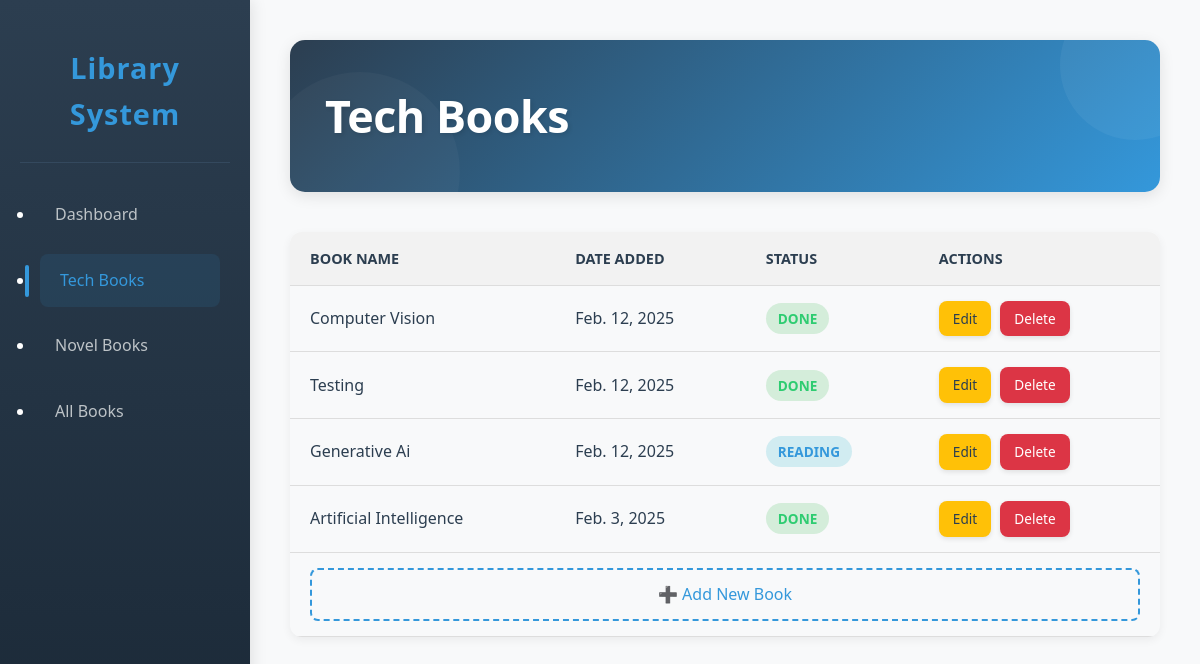
Page /tech/ on the committed database.
### library/models.py (models this page shows, shortened)
class Book(models.Model):
    STATUS_CHOICES = [
        ('reading', 'Reading'),
        ('completed', 'Done'),
        ('not-started', 'Not Started'),
    ]
    BOOK_TYPE_CHOICES = [
        ('TECH', 'Tech Book'),
        ('NOVEL', 'Novel Book'),
    ]
    name = models.CharField(max_length=255)
    date_added = models.DateField()
    status = models.CharField(max_length=20, choices=STATUS_CHOICES, default='not-started')
    book_type = models.CharField(max_length=10, choices=BOOK_TYPE_CHOICES)

### library/views.py (the view)
# urls.py: path('tech/', views.tech_books, name='tech_books'),
def tech_books(request):
    books = Book.objects.filter(book_type='TECH')
    return render(request, 'tech_books.html', {'books': books})

### templates/tech_books.html (shortened to what this page needs)
{% load static %}
<!DOCTYPE html>
<html lang="en">
<head>
  <link rel="stylesheet" href="{% static 'style.css' %}">
</head>
<body>
  <nav class="sidebar">
    <div class="logo">
      <h2>Library System</h2>
    </div>
    <ul class="nav-links">
      <li><a href="{% url 'home' %}">Dashboard</a></li>
      <li class="active"><a href="{% url 'tech_books' %}">Tech Books</a></li>
      <li><a href="{% url 'novel_books' %}">Novel Books</a></li>
      <li><a href="{% url 'show_books' %}">All Books</a></li>
    </ul>
  </nav>
  <main class="main-content">
    <header class="top-bar">
      <h1>Tech Books</h1>
    </header>
    <div class="tech-book-table">
      <table>
        <thead>
          <tr>
            <th>Book Name</th>
            <th>Date Added</th>
            <th>Status</th>
            <th>Actions</th>
          </tr>
        </thead>
        <tbody>
          {% for book in books %}
          <tr>
            <td>{{ book.name }}</td>
            <td>{{ book.date_added }}</td>
            <td>
              <span class="status-badge {{ book.status }}">
                {{ book.get_status_display }}
              </span>
            </td>
            <td>
              <a href="{% url 'edit_book' book.id %}" class="btn-edit">Edit</a>
              <a href="{% url 'delete_book' book.id %}" class="btn-delete">Delete</a>
            </td>
          </tr>
          {% endfor %}
          <tr class="add-book-row">
            <td colspan="4" style="text-align: center;">
              <a href="{% url 'add_tech_book' %}" class="add-book-btn">➕ Add New Book</a>
            </td>
          </tr>
        </tbody>
      </table>
    </div>
  </main>
</body>
</html>

### static/style.css (style rules this page uses)
* { margin: 0; padding: 0; box-sizing: border-box; }
body { font-family: 'Segoe UI', Tahoma, Geneva, Verdana, sans-serif; background-color: #f8f9fa; display: flex; min-height: 100vh; color: #2c3e50; line-height: 1.6; }
.sidebar { width: 250px; background: linear-gradient(180deg, #2c3e50, #1a2836); color: white; padding: 20px; position: fixed; height: 100vh; box-shadow: 2px 0 15px rgba(0,0,0,0.1); }
.logo { padding: 25px 0; text-align: center; border-bottom: 1px solid #34495e; margin-bottom: 25px; }
.logo h2 { color: #3498db; font-weight: 700; font-size: 1.8rem; letter-spacing: 1px; }
.nav-links { padding: 0 15px; }
.nav-links li { margin-bottom: 12px; position: relative; }
.nav-links a { color: #bdc3c7; text-decoration: none; padding: 14px 20px; display: block; border-radius: 8px; transition: all 0.3s cubic-bezier(0.4, 0, 0.2, 1); font-weight: 500; font-size: 1rem; }
.nav-links li.active a, .nav-links a:hover { background: rgba(52, 152, 219, 0.1); color: #3498db; transform: translateX(5px); }
.nav-links li.active a::before { content: ''; position: absolute; left: -15px; top: 50%; transform: translateY(-50%); width: 4px; height: 60%; background: #3498db; border-radius: 2px; }
.main-content { flex: 1; margin-left: 250px; padding: 40px; background-color: #f8f9fa; }
.top-bar { background: linear-gradient(135deg, #2c3e50, #3498db); padding: 40px 35px; border-radius: 15px; box-shadow: 0 4px 15px rgba(0,0,0,0.1); margin-bottom: 40px; color: white; position: relative; overflow: hidden; }
.top-bar::before { content: ''; position: absolute; top: -50px; right: -50px; width: 150px; height: 150px; background: rgba(255,255,255,0.05); border-radius: 50%; }
.top-bar::after { content: ''; position: absolute; bottom: -80px; left: -30px; width: 200px; height: 200px; background: rgba(255,255,255,0.03); border-radius: 50%; }
.top-bar h1 { font-size: 2.8rem; font-weight: 700; text-shadow: 2px 2px 4px rgba(0,0,0,0.1); letter-spacing: -0.5px; position: relative; z-index: 1; }
.status-badge { padding: 6px 12px; border-radius: 18px; font-size: 0.85rem; font-weight: 600; text-transform: uppercase; }
.status-badge.reading { background-color: #d1ecf1; color: #3498db; }
.status-badge.completed { background-color: #d4edda; color: #2ecc71; }
.btn-edit { background-color: #ffc107; color: #2c3e50; }
.btn-delete { background-color: #dc3545; }
.tech-book-table table { width: 100%; border-collapse: collapse; margin-top: 30px; box-shadow: 0 3px 10px rgba(0,0,0,0.06); border-radius: 12px; overflow: hidden; }
.tech-book-table th, .tech-book-table td { padding: 15px 20px; text-align: left; border-bottom: 1px solid #ddd; }
.tech-book-table th { background-color: #f2f2f2; color: #2c3e50; font-weight: 600; text-transform: uppercase; font-size: 0.9rem; }
.tech-book-table .btn-status, .tech-book-table .btn-edit, .tech-book-table .btn-delete { padding: 7px 14px; text-decoration: none; border-radius: 8px; font-size: 0.85em; margin-right: 5px; display: inline-block; color: #fff; box-shadow: 0 2px 5px rgba(0,0,0,0.1); }
.tech-book-table .btn-edit { background-color: #ffc107; color: #2c3e50; }
.tech-book-table .btn-delete { background-color: #dc3545; }
.tech-book-table .add-book-row .add-book-btn { display: inline-block; padding: 12px 15px; text-decoration: none; color: #3498db; border: 2px dashed #3498db; border-radius: 8px; text-align: center; width: 100%; transition: background-color 0.3s ease; font-weight: 500; }

### rows in the picture
Book: name "Computer Vision", date_added "Feb. 12, 2025", status "DONE"
Book: name "Testing", date_added "Feb. 12, 2025", status "DONE"
Book: name "Generative Ai", date_added "Feb. 12, 2025", status "READING"
Book: name "Artificial Intelligence", date_added "Feb. 3, 2025", status "DONE"
